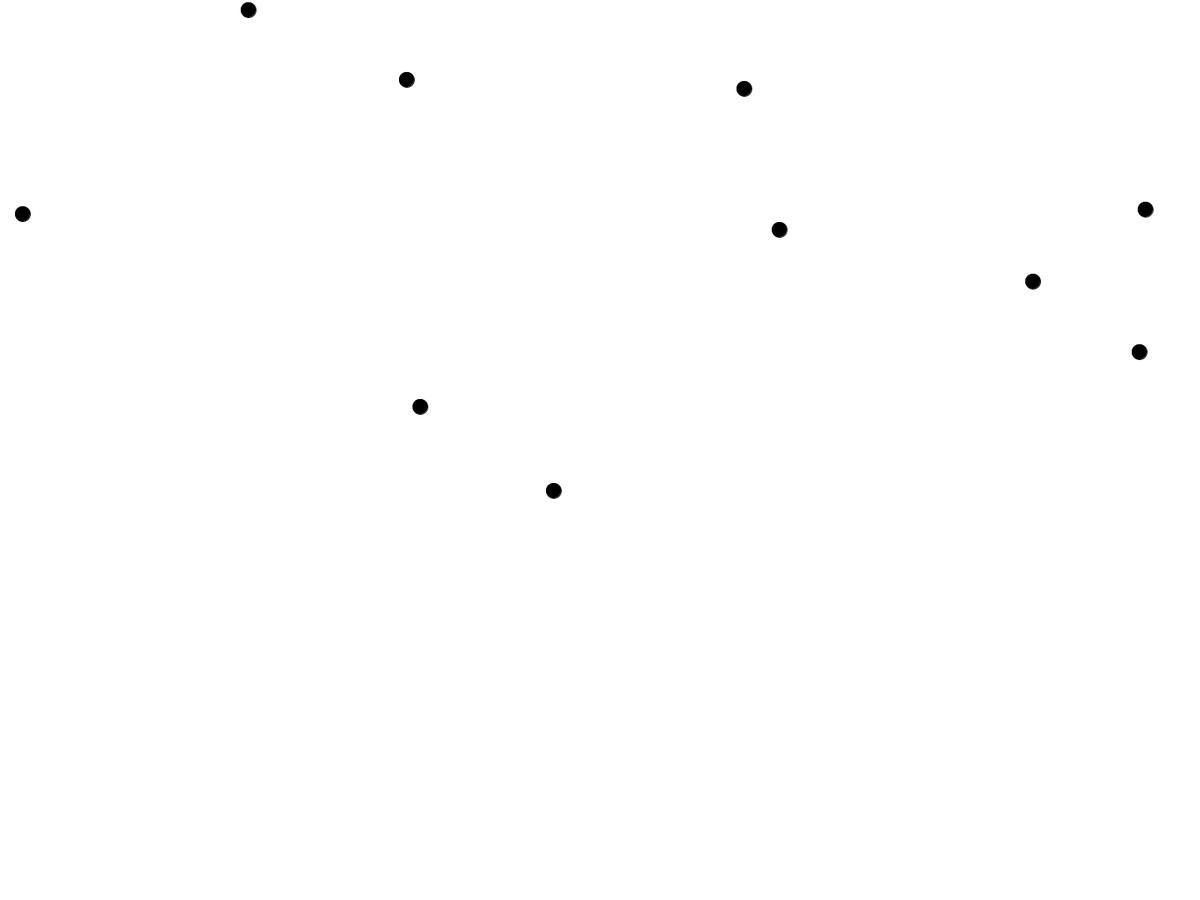
Frame 1 (no input)
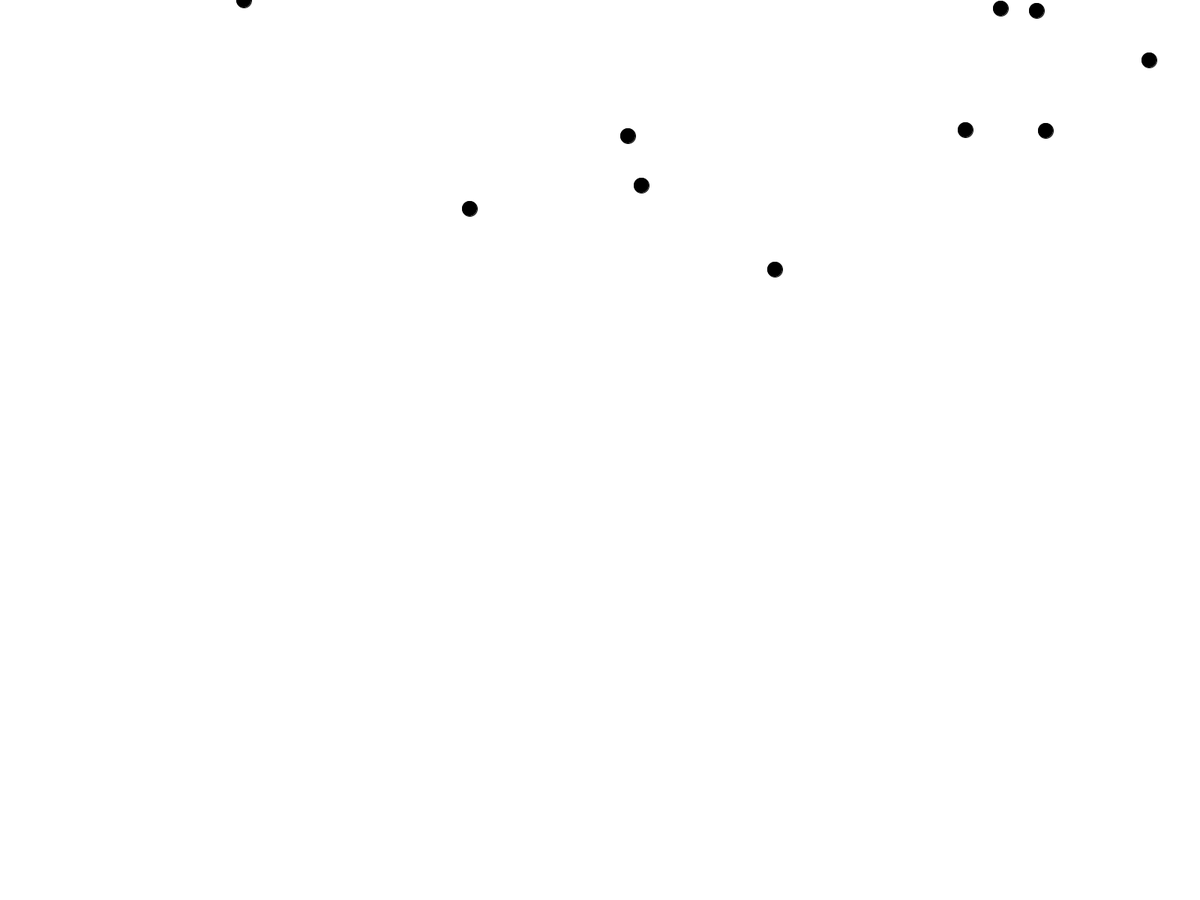
Frame 60 (the mouse pressed at the canvas centre just before this capture)
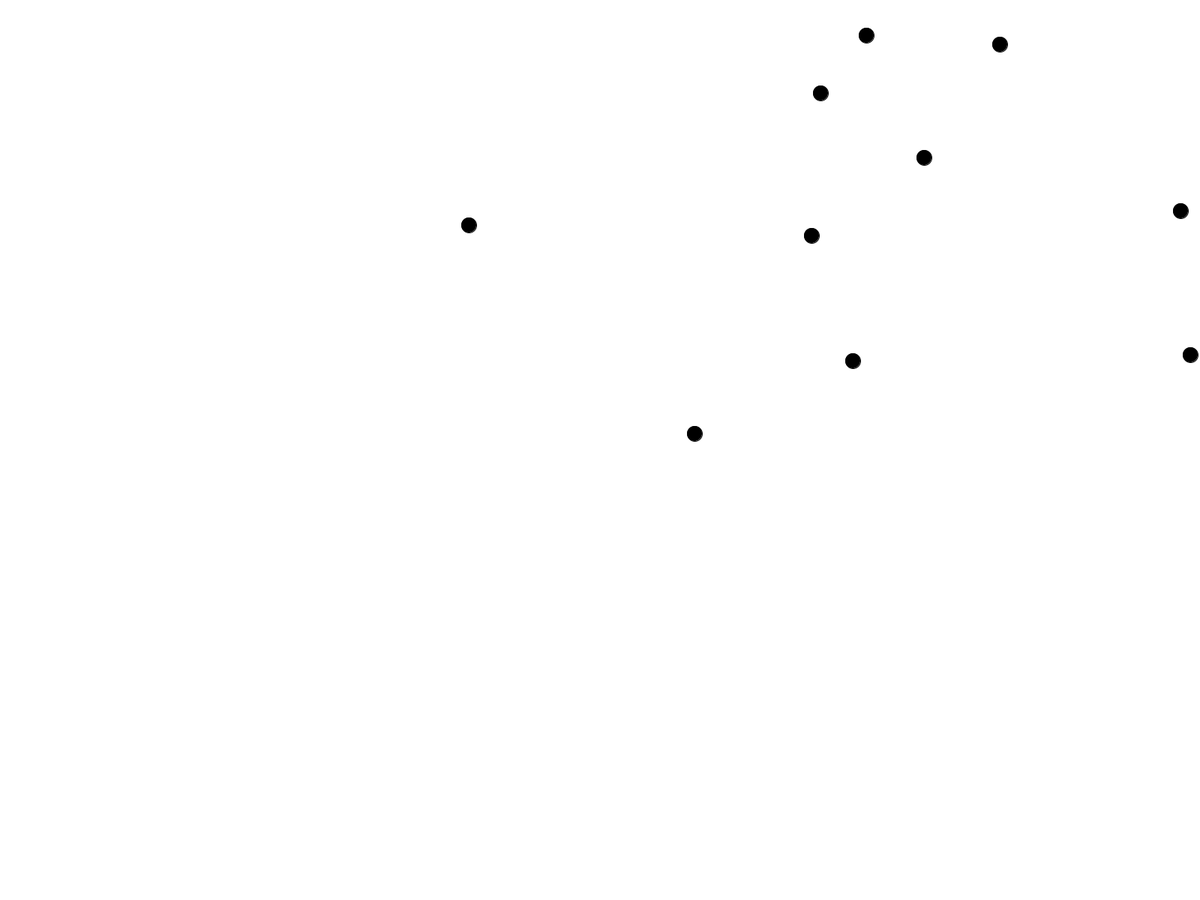
Frame 120 (the mouse held since frame 60 and released just before this capture)

The Processing sketch that drew these frames (run headless with seeded random() and noise(); from frame 60 on, the mouse is pressed at the canvas centre):

// Processing sketch: ArraysAndLooping
// ── ArraysAndLooping.pde
int number = 10;
int xPos[] = new int[number];
int yPos[] = new int[number];
int stepX[] = new int[number];
int stepY[] = new int[number];

void setup(){
  //size(600, 200);
  fullScreen();
  fill(0);
  for (int i = 0; i < number; i++){
    xPos[i] = (int)random(0, width);
    yPos[i] = (int)random(0, height);
    stepX[i] = 5;
    stepY[i] = -5;
  }
}

void draw(){
  background(255);
  for (int i = 0; i < number; i++){
    xPos[i] = xPos[i] +stepX[i];
    yPos[i] = yPos[i] + stepY[i];
    ellipse(xPos[i], yPos[i], 20, 20);
    if (xPos[i] > width || xPos[i] < 0){
      stepX[i] = 0 - stepX[i];
    }
    
    if (yPos[i] > height || yPos[i] < 0){
      stepY[i] = 0 - stepY[i];
    }
  }
}
